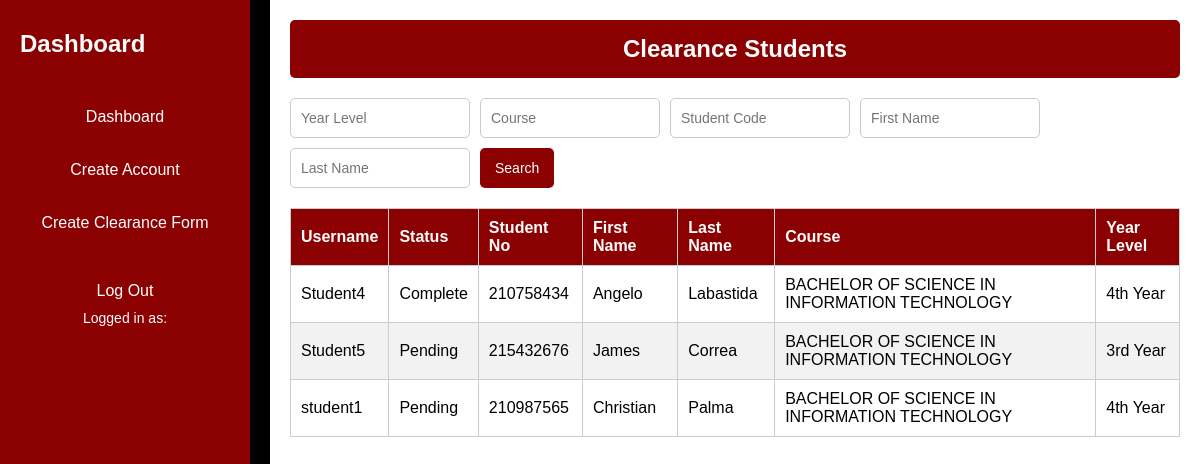
Screenshot of /Admin/ClearanceStudentsAdm.php?cpid=4 (signed in) with the database file from the repository.
### tables this page shows
CREATE TABLE `clearance` (
  `clearance_id` int(11) NOT NULL,
  `student_id` int(11) DEFAULT NULL,
  `status` varchar(50) DEFAULT NULL,
  `date_submitted` date DEFAULT NULL,
  `Cpid` int(11) DEFAULT NULL
);

CREATE TABLE `students` (
  `student_id` int(11) NOT NULL,
  `user_id` int(11) DEFAULT NULL,
  `username` varchar(255) DEFAULT NULL,
  `StudNo` varchar(50) NOT NULL,
  `fname` varchar(255) NOT NULL,
  `mname` varchar(255) NOT NULL,
  `lname` varchar(255) NOT NULL,
  `email` varchar(255) NOT NULL,
  `course` varchar(255) NOT NULL,
  `year_level` varchar(11) DEFAULT NULL
);

### Admin/ClearanceStudentsAdm.php (the view, shortened to what this page needs)
<?php
require_once '../Database/clearancedb.php';
$cpid = $_GET['cpid'] ?? null;
$query = "
    SELECT s.username, s.StudNo, s.fname, s.lname, s.course, s.year_level, c.status
    FROM clearance c
    JOIN students s ON c.student_id = s.student_id
    WHERE c.Cpid = :cpid
";
$conditions = ['cpid' => $cpid];
$stmt = $pdo->prepare($query);
$stmt->execute($conditions);
$students = $stmt->fetchAll(PDO::FETCH_ASSOC);
?>
<!DOCTYPE html>
<html lang="en">
<head>
    <link rel="stylesheet" href="ClearanceStudentsAdm.css">
</head>
<body>
    <div class="sidebar">
        <h2 class="logo">Dashboard</h2>
        <ul>
            <li><a href="Admin_dashboard.php" class="button">Dashboard</a></li>
            <li><a href="Admin_Create_Account.php" class="button">Create Account</a></li>
            <li><a href="Create_Clearanceform.php" class="button">Create Clearance Form</a></li>
        </ul>
        <div class="sidebar-bottom">
            <a href="../logout.php" class="button">Log Out</a>
            <p>Logged in as: <?php echo htmlspecialchars($_SESSION['user_email'] ?? 'Admin'); ?></p>
        </div>
    </div>
    <div class="main-content">
        <header>
            <h1>Clearance Students</h1>
        </header>
        <form method="GET" action="ClearanceStudentsAdm.php" class="filters">
            <input type="text" name="year_level" placeholder="Year Level" value="<?php echo htmlspecialchars($_GET['year_level'] ?? ''); ?>">
            <input type="text" name="course" placeholder="Course" value="<?php echo htmlspecialchars($_GET['course'] ?? ''); ?>">
            <input type="text" name="student_code" placeholder="Student Code" value="<?php echo htmlspecialchars($_GET['student_code'] ?? ''); ?>">
            <input type="text" name="fname" placeholder="First Name" value="<?php echo htmlspecialchars($_GET['fname'] ?? ''); ?>">
            <input type="text" name="lname" placeholder="Last Name" value="<?php echo htmlspecialchars($_GET['lname'] ?? ''); ?>">
            <button type="submit">Search</button>
        </form>
        <div class="students-table">
            <table>
                <thead>
                    <tr>
                        <th>Username</th>
                        <th>Status</th>
                        <th>Student No</th>
                        <th>First Name</th>
                        <th>Last Name</th>
                        <th>Course</th>
                        <th>Year Level</th>
                    </tr>
                </thead>
                <tbody>
                    <?php if ($students): ?>
                        <?php foreach ($students as $student): ?>
                            <tr>
                                <td><?php echo htmlspecialchars($student['username']); ?></td>
                                <td><?php echo htmlspecialchars($student['status']); ?></td>
                                <td><?php echo htmlspecialchars($student['StudNo']); ?></td>
                                <td><?php echo htmlspecialchars($student['fname']); ?></td>
                                <td><?php echo htmlspecialchars($student['lname']); ?></td>
                                <td><?php echo htmlspecialchars($student['course']); ?></td>
                                <td><?php echo htmlspecialchars($student['year_level']); ?></td>
                            </tr>
                        <?php endforeach; ?>
                    <?php else: ?>
                        <tr>
                            <td colspan="7">No students found for this clearance period.</td>
                        </tr>
                    <?php endif; ?>
                </tbody>
            </table>
        </div>
    </div>
</body>
</html>

### Admin/ClearanceStudentsAdm.css (style rules this page uses)
* { margin: 0; padding: 0; box-sizing: border-box; }
body { font-family: 'Arial', sans-serif; display: flex; min-height: 100vh; background-color: #000; }
.sidebar { width: 250px; background-color: #8b0000; color: white; padding: 30px 20px; position: fixed; top: 0; left: 0; bottom: 0; height: 100vh; overflow-y: auto; }
.sidebar .logo { font-size: 24px; font-weight: bold; margin-bottom: 40px; }
.sidebar ul { list-style: none; padding: 0; }
.sidebar ul li { margin-bottom: 15px; }
.sidebar ul li a { color: white; text-decoration: none; padding: 10px; display: block; text-align: center; font-size: 16px; background-color: #8b0000; border-radius: 5px; transition: all 0.2s ease-in-out; }
.sidebar-bottom { margin-top: 40px; text-align: center; }
.sidebar-bottom p { margin-top: 10px; font-size: 14px; }
.sidebar-bottom a { color: white; text-decoration: none; font-size: 16px; }
.main-content { margin-left: 270px; padding: 20px; width: calc(100% - 270px); background-color: white; }
header h1 { background-color: #8b0000; color: white; padding: 15px; border-radius: 5px; text-align: center; margin-bottom: 20px; font-size: 1.5em; }
.filters { display: flex; gap: 10px; margin-bottom: 20px; flex-wrap: wrap; }
.filters input[type="text"] { padding: 10px; font-size: 14px; border: 1px solid #ccc; border-radius: 5px; width: 180px; }
.filters button { padding: 10px 15px; background-color: #8b0000; color: white; border: none; border-radius: 5px; cursor: pointer; font-size: 14px; }
.students-table table { width: 100%; border-collapse: collapse; margin-top: 20px; }
.students-table th, .students-table td { padding: 10px; text-align: left; border: 1px solid #ccc; }
.students-table th { background-color: #8b0000; color: white; }
.students-table tr:nth-child(even) { background-color: #f2f2f2; }
.filters input, .filters button { height: 40px; }

### rows the page displays
clearance: student.username "Student4", status "Complete", student.StudNo "210758434", student.fname "Angelo", student.lname "Labastida", student.course "BACHELOR OF SCIENCE IN INFORMATION TECHNOLOGY", student.year_level "4th Year"
clearance: student.username "Student5", status "Pending", student.StudNo "215432676", student.fname "James", student.lname "Correa", student.course "BACHELOR OF SCIENCE IN INFORMATION TECHNOLOGY", student.year_level "3rd Year"
clearance: student.username "student1", status "Pending", student.StudNo "210987565", student.fname "Christian", student.lname "Palma", student.course "BACHELOR OF SCIENCE IN INFORMATION TECHNOLOGY", student.year_level "4th Year"
